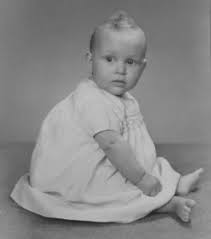
#> input picture histogram equalization_quantization_gammaCorrection/testImg1.jpg, 211 x 239 px
$ python -i ex1.py   (imports and definitions only)   (older library calls are emulated)
#> lines starting #> are read from the running program, lines starting #| are printed output that depends on the picture
#> further down, picture is the input picture: shape (239, 211, 3); min 28, max 202, mean 136.4


"""
        '########:'##::::'##::::'##:::
         ##.....::. ##::'##:::'####:::
         ##::::::::. ##'##::::.. ##:::
         ######:::::. ###::::::: ##:::
         ##...:::::: ## ##:::::: ##:::
         ##:::::::: ##:. ##::::: ##:::
         ########: ##:::. ##::'######:
        ........::..:::::..:::......::
"""
from typing import List
import matplotlib.pyplot as plt
import numpy as np
import cv2
LOAD_GRAY_SCALE = 1
LOAD_RGB = 2

# [6 lines left out: function myID, not called in this run]

def isRGB (image: np.ndarray) -> bool:
    if len(image.shape) == 3:
        return True
    return False
# [37 lines left out: functions imReadAndConvert, imDisplay, not called in this run]


def transformRGB2YIQ(imgRGB: np.ndarray) -> np.ndarray:
    """
    Converts an RGB image to YIQ color space
    :param imgRGB: An Image in RGB
    :return: A YIQ in image color space
    """
    toYIQ = np.array([[0.299,0.587,0.114],[0.5959,-0.2746,-0.3213],[0.2115,-0.5227,0.3112]])
    ans = np.dot(imgRGB,toYIQ.T)
    return ans
    pass


def transformYIQ2RGB(imgYIQ: np.ndarray) -> np.ndarray:
    """
    Converts an YIQ image to RGB color space
    :param imgYIQ: An Image in YIQ
    :return: A RGB in image color space
    """
    toRGB = np.array([[1,0.956,0.619],[1,-0.272,-0.647],[1,-1.106,1.703]])
    ans = np.dot(imgYIQ,toRGB.T)
    return ans
    pass


def hsitogramEqualize(imgOrig: np.ndarray) -> (np.ndarray, np.ndarray, np.ndarray):
    """
        Equalizes the histogram of an image
        :param imgOrig: Original Histogram
        :ret
    """
    image = imgOrig
    if isRGB(imgOrig):
        image = cv2.normalize(image.astype('double'), None, 0.0, 1.0, cv2.NORM_MINMAX)
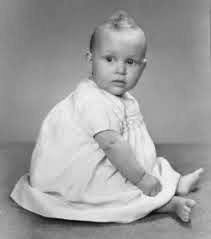
#> image: shape (239, 211, 3) float64; min 0, max 1, mean 0.623
        image = transformRGB2YIQ(image)
#> in transformRGB2YIQ, `ans = np.dot(imgRGB,toYIQ.T)`:
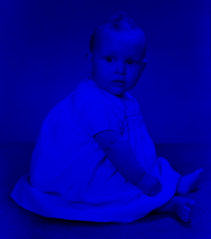
#> ans: shape (239, 211, 3) float64; mean B, G, R 0.623, -2.69e-18, -5.43e-17; drawn with min black and max white
        imgEq = image[:, :, 0]
        imgEq = cv2.normalize(imgEq, None, 0, 255, cv2.NORM_MINMAX)
        imgEq = imgEq.astype('uint8')
    else:
        imgEq = image * 255
        imgEq = imgEq.astype('uint8')

    lut = np.zeros(256, dtype=imgEq.dtype)  # Create an empty lookup table
#> lut = 256 values from 0 to 0

    histOrg, bins = np.histogram(imgEq.flatten(), 256, [0, 256])
#> histOrg = 256 values, max 1158 at index 155, min 0 at index 1, mean 197; bins = 257 values from 0 to 256
    cdf = histOrg.cumsum()  # Calculate cumulative histogram
#> cdf = 256 values from 1 to 50429
    cdf_normalized = cdf * histOrg.max() / cdf.max()
#> cdf_normalized = 256 values from 0.023 to 1158
    cdf_normalized = cdf * histOrg.max() / cdf.max()
    plt.title('origin image histogram')
    plt.plot(cdf_normalized, color='b')
    plt.hist(imgEq.flatten(), 256, [0, 256], color='r')
    plt.xlim([0, 256])
    plt.show()
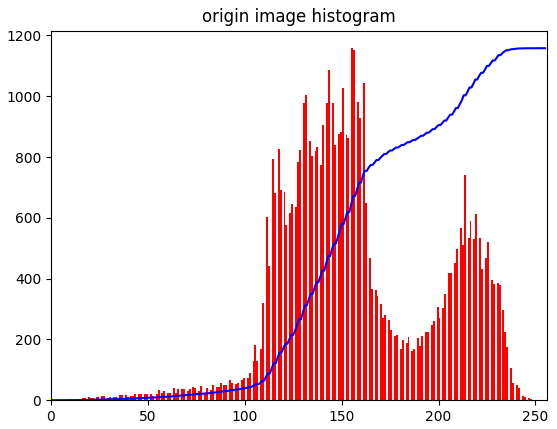
#> figure drawn by matplotlib, 1 panel; tallest bar 1158 high, from x = 155 to 156; curve peaks at x = 255, y = 1158
    cdf_m = np.ma.masked_equal(cdf, 0)  # Remove the 0 value in the histogram
    cdf_m = (cdf_m - cdf_m.min()) * 255 / (
            cdf_m.max() - cdf_m.min())  # equal to the lut[i] = int(255.0 *p[i]) formula described earlier

    cdf = np.ma.filled(cdf_m, 0).astype('uint8')  # Add the masked elements to 0
#> cdf = 256 values from 0 to 255
    linearImg = imgEq
    linearImg = cdf[linearImg]
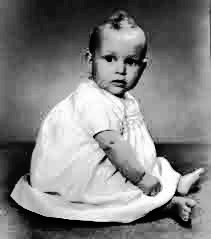
#> linearImg: shape (239, 211); min 0, max 255, mean 128.6
    histEq, bins = np.histogram(linearImg.flatten(), 256, [0, 255])
#> histEq = 256 values, max 1158 at index 142, min 0 at index 13, mean 197; bins = 257 values from 0 to 255
    cdflin = histEq.cumsum()
#> cdflin = 256 values from 198 to 50429
    cdf_normalized_lin = cdflin * histEq.max() / cdflin.max()
#> cdf_normalized_lin = 256 values from 4.55 to 1158
    plt.title('linear CDF ')
    plt.plot(cdf_normalized_lin, color='b')
    plt.hist(linearImg.flatten(), 256, [0, 255], color='r')
    plt.xlim([0, 256])
    plt.legend(('cdf', 'histogram'), loc='upper left')
    plt.show()
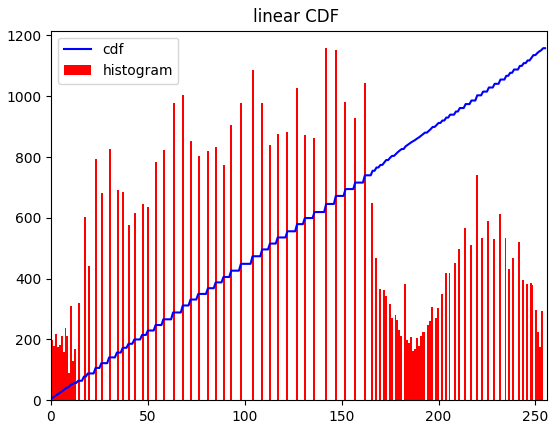
#> figure drawn by matplotlib, 1 panel; tallest bar 1158 high, from x = 141.4 to 142.4; curve peaks at x = 255, y = 1158
    if isRGB(imgOrig):
        imgEq = cv2.normalize(imgEq.astype('double'), None, 0.0, 1.0, cv2.NORM_MINMAX)
        image[:, :, 0] = imgEq
        imgEq = transformYIQ2RGB(image)
        imgEq = imgEq * 255
#> imgEq: shape (239, 211, 3) float64
        imgEq = imgEq.astype('uint8')

    imgEq = cv2.LUT(imgEq, cdf)

    return imgEq, histOrg, histEq
    pass

# [64 lines left out: functions rePaint, quantizeImage, not called in this run]

>>> import cv2
>>> picture = cv2.imread('testImg1.jpg')
>>> result = hsitogramEqualize(picture)

$ run again, on histogram equalization_quantization_gammaCorrection/testImg2.jpg
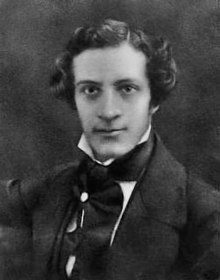
#> input picture histogram equalization_quantization_gammaCorrection/testImg2.jpg, 220 x 280 px
#> picture is the input picture: shape (280, 220, 3); min 0, max 239, mean 63.3
#> in hsitogramEqualize, `histOrg, bins = np.histogram(imgEq.flatten(), 256, [0, 256])`: histOrg = 256 values, max 1098 at index 45, min 0 at index 15, mean 240.6; bins = 257 values from 0 to 256
#> in hsitogramEqualize, `cdf = histOrg.cumsum()`: cdf = 256 values from 8 to 61600
#> cdf_normalized = 256 values from 0.143 to 1098
#> in hsitogramEqualize, `cdf = np.ma.filled(cdf_m, 0).astype('uint8')`: cdf = 256 values from 0 to 255
#> in hsitogramEqualize, `linearImg = cdf[linearImg]`:
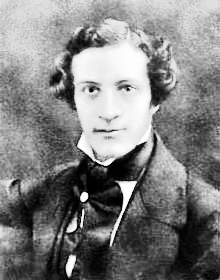
#> linearImg: shape (280, 220); min 0, max 255, mean 128.4
#> in hsitogramEqualize, `histEq, bins = np.histogram(linearImg.flatten(), 256, [0, 255])`: histEq = 256 values, max 1098 at index 86, min 0 at index 10, mean 240.6; bins = 257 values from 0 to 255
#> cdflin = 256 values from 179 to 61600
#> cdf_normalized_lin = 256 values from 3.19 to 1098
#> in hsitogramEqualize, `plt.show()`:
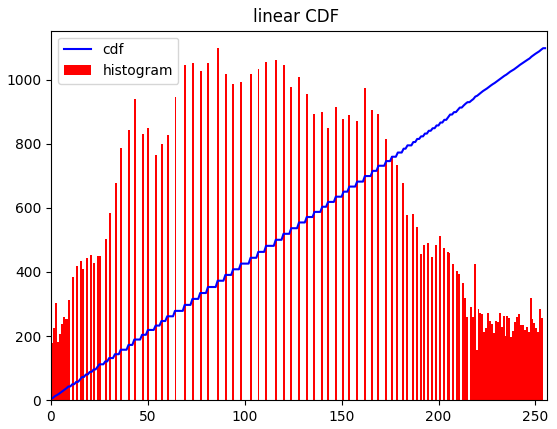
#> figure drawn by matplotlib, 1 panel; tallest bar 1098 high, from x = 85.66 to 86.66; curve peaks at x = 255, y = 1098
